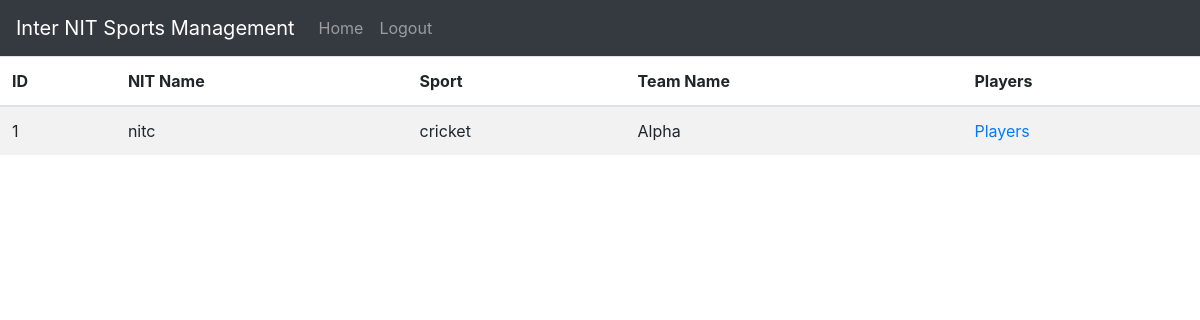
Before: /loginsystem/reg_teams.php (signed in) with the older database file.
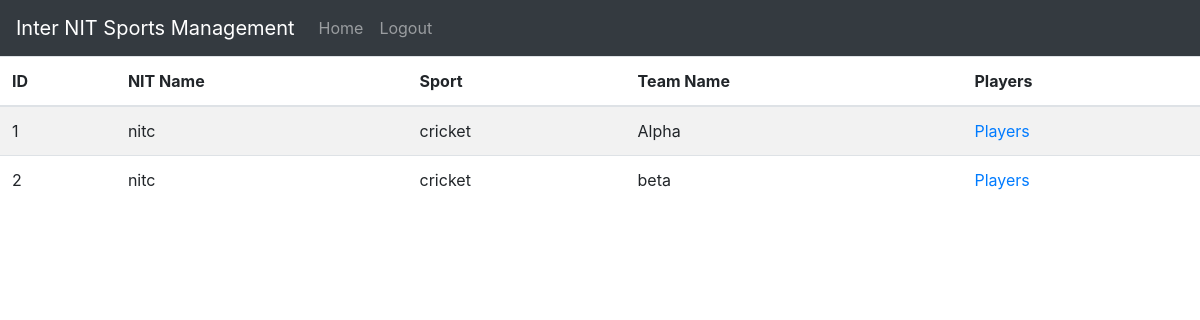
After: the same page with the newer database file.
### tables this page shows
CREATE TABLE `teams` (
  `serial` int(10) NOT NULL,
  `nit_name` varchar(25) NOT NULL,
  `sport` varchar(30) NOT NULL,
  `team_name` varchar(25) NOT NULL
);

### loginsystem/reg_teams.php (the view, shortened to what this page needs)
<!doctype html>
<html lang="en">
  <head>
    <link rel="stylesheet" href="https://stackpath.bootstrapcdn.com/bootstrap/4.4.1/css/bootstrap.min.css">
  </head>
  <body>
  <?php require 'partials/_nav.php' ?>
	<table class="table table-striped">
		<thead>
			<tr>
				<th>ID</th>
                <th>NIT Name</th>
				<th>Sport</th>
				<th>Team Name</th>
				<th>Players</th>
			</tr>
		</thead>
		<tbody>
			<?php
				include 'partials/_dbconnect.php';
				$sql = "SELECT * FROM `teams`";
				$result = mysqli_query($conn, $sql);
				if (mysqli_num_rows($result) > 0 ) {
				    while($row = mysqli_fetch_assoc($result)) {
				        echo "<tr>
						  <td>" . $row["serial"] . "</td>
                          <td>" . $row["nit_name"] . "</td>
                          <td>" . $row["sport"] . "</td>
                          <td>" . $row["team_name"] . "</td>
						  <td> <a href= '/INSTMS/loginsystem/reg_players.php?nit=".$row["nit_name"]."&sport=".$row["sport"]."&team=".$row["team_name"]."' > Players </a> </td>
                       </tr>";
          }
				} else {
				    echo "0 results";
				}
			?>
		</tbody>
	</table>
</body>
  </body>
</html>

### loginsystem/partials/_nav.php (shortened to what this page needs)
<?php
if(isset($_SESSION['loggedin']) && $_SESSION['loggedin']==true){
  $loggedin= true;
}
else{
  $loggedin = false;
}
echo '<nav class="navbar navbar-expand-lg navbar-dark bg-dark">
  <a class="navbar-brand" >Inter NIT Sports Management</a>
  <button class="navbar-toggler" type="button" data-toggle="collapse" data-target="#navbarSupportedContent" aria-controls="navbarSupportedContent" aria-expanded="false" aria-label="Toggle navigation">
    <span class="navbar-toggler-icon"></span>
  </button>
  <div class="collapse navbar-collapse" id="navbarSupportedContent">
    <ul class="navbar-nav mr-auto">
      <li class="nav-item active">
      </li>';
      if($loggedin){
        $name = $_SESSION['username'];
        echo '<li class="nav-item">
        <a class="nav-link" href="/INSTMS/loginsystem/'.$name.'_dash.php">Home</a>
      </li>
      <li class="nav-item">
        <a class="nav-link" href="/INSTMS/loginsystem/logout.php">Logout</a>
      </li>';
    }
    echo '</ul>
  </div>
</nav>';
?>

Changed rows visible on the page:
added teams: serial "2", nit_name "nitc", sport "cricket", team_name "beta"
